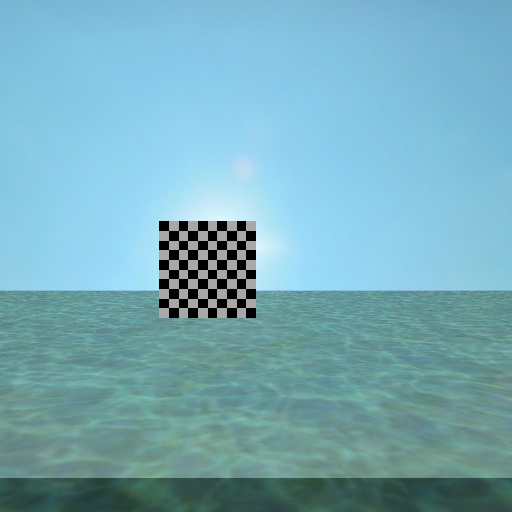
#> input picture utils/calib_images/image01.png, 512 x 512 px; its folder holds 4 pictures in this run; the run also reads 1 picture not shown here
$ python camera_calib.py
#> lines starting #> are read from the running program, lines starting #| are printed output that depends on the picture; after the words box and inside, x2 and y2 are one past the last pixel; in counts of white or black regions, pixels touching at a corner belong together
import numpy as np
import cv2
import glob
import argparse

# termination criteria
criteria = (cv2.TERM_CRITERIA_EPS + cv2.TERM_CRITERIA_MAX_ITER, 30, 0.001)


n_rows = 9
n_cols = 9

# prepare object points, like (0,0,0), (1,0,0), (2,0,0) ....,(6,5,0)
objp = np.zeros((n_rows * n_cols,3), np.float32)
objp[:,:2] = np.mgrid[0:n_cols,0:n_rows].T.reshape(-1,2)


# Arrays to store object points and image points from all the images.
objpoints = [] # 3d point in real world space
imgpoints = [] # 2d points in image plane.
imgindex = [] # filenames with detectable boards

parser = argparse.ArgumentParser(description='Code for Thresholding Operations using inRange tutorial.')
parser.add_argument('--input', help='Path to input image.', default='./calib_images')
args = parser.parse_args()

images = glob.glob(args.input + '/*.png')

count = 0

for fname in images:
    img = cv2.imread(fname)
#> img is the input picture: shape (512, 512, 3); mean B, G, R 185.3, 172, 119.2
    gray = cv2.cvtColor(img,cv2.COLOR_BGR2GRAY)
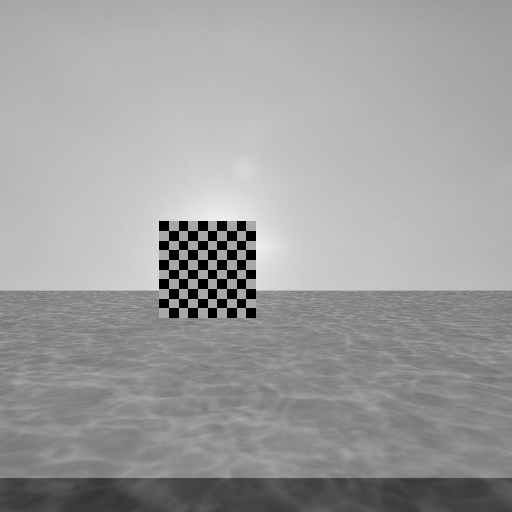
#> gray: shape (512, 512); min 0, max 241, mean 157.7

    # Find the chess board corners
    ret, corners = cv2.findChessboardCorners(gray, (n_rows , n_cols),None)
#> ret = False; corners = None

    # If found, add object points, image points (after refining them)
    if ret == True:
        objpoints.append(objp)

        cv2.cornerSubPix(gray,corners,(11,11),(-1,-1),criteria)
        imgpoints.append(corners)
        imgindex.append(fname)

        # Draw and display the corners
        cv2.drawChessboardCorners(img, (n_rows , n_cols), corners,ret)
        cv2.imshow('img',img)
        cv2.waitKey(500)
        count += 1
#> pass 2 of the loop `for fname in images:`:
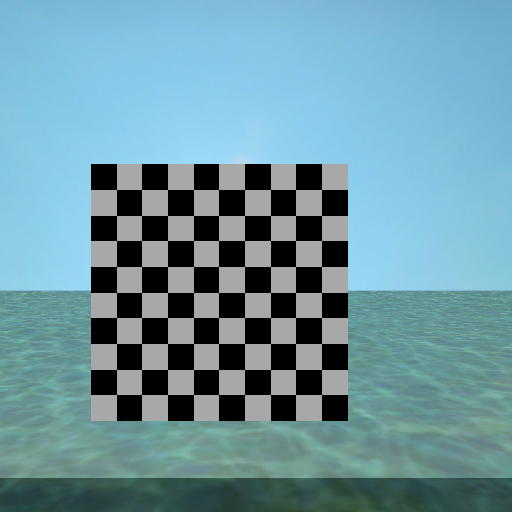
#> input picture utils/calib_images/image02.png, 512 x 512 px
#> img is the input picture: shape (512, 512, 3); mean B, G, R 161.3, 150.1, 109.1
#> `gray = cv2.cvtColor(img,cv2.COLOR_BGR2GRAY)`:
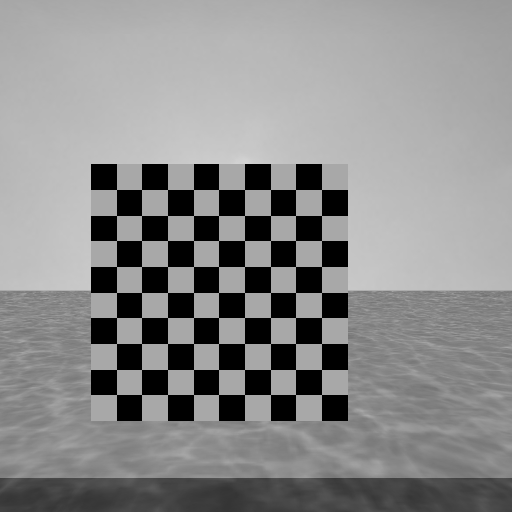
#> gray: shape (512, 512); min 0, max 211, mean 139.1
#> ret = True; corners = 81 rows, first 8: [116.5, 189.5], [141.5, 189.5], [167.5, 189.5], [193.5, 189.5], [218.5, 189.5], [244.5, 189.5], [270.5, 189.5], [295.5, 189.5]
#> `cv2.drawChessboardCorners(img, (n_rows , n_cols), corners,ret)`:
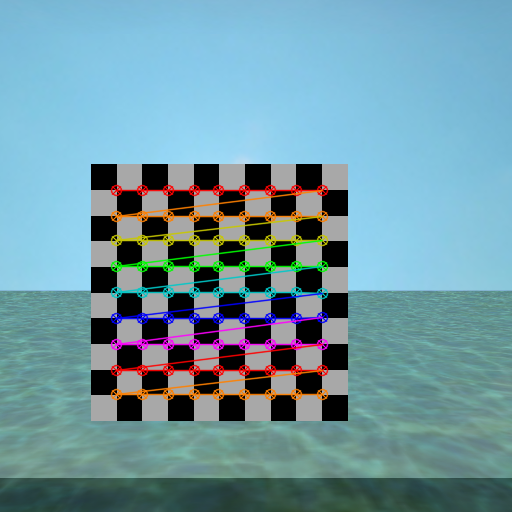
#> img: shape (512, 512, 3); 6.25% of pixels changed, all inside (x1, y1, x2, y2) = (110, 184, 329, 401)
#> pass 3 of the loop `for fname in images:`:
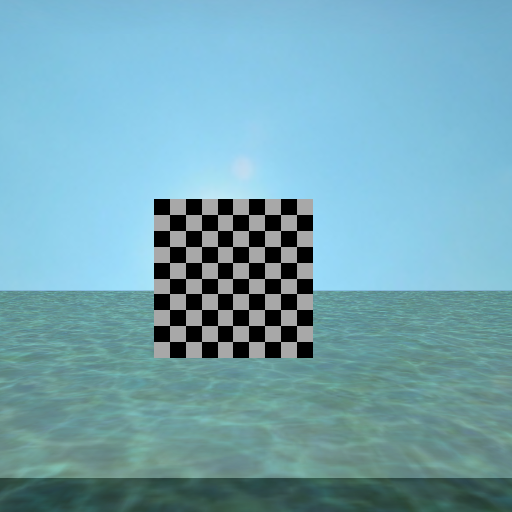
#> input picture utils/calib_images/image03.png, 512 x 512 px
#> img is the input picture: shape (512, 512, 3); mean B, G, R 178.3, 165.4, 115.8
#> `gray = cv2.cvtColor(img,cv2.COLOR_BGR2GRAY)`:
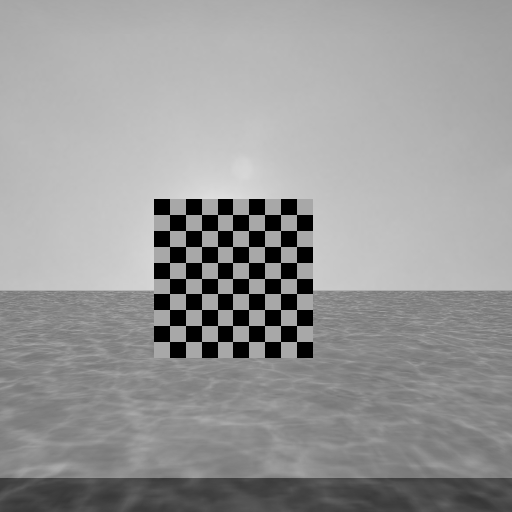
#> gray: shape (512, 512); min 0, max 222, mean 152
#> corners = 81 rows, first 8: [169.5, 214.5], [185.5, 214.5], [201.5, 214.5], [217.5, 214.5], [232.5, 214.5], [248.5, 214.5], [264.5, 214.5], [280.5, 214.5]
#> `cv2.drawChessboardCorners(img, (n_rows , n_cols), corners,ret)`:
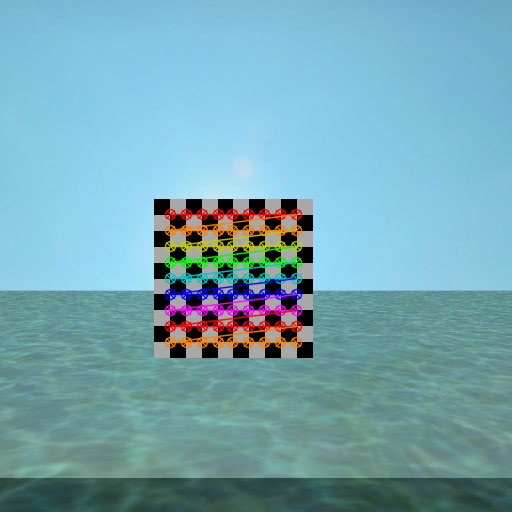
#> img: shape (512, 512, 3); 4.56% of pixels changed, all inside (x1, y1, x2, y2) = (164, 208, 303, 349)
#> the loop made 4 passes; the first 3 are shown

print("Num img: " + str(count))

cv2.destroyAllWindows()

print("Returned images: ", imgindex)
fname = imgindex[0]

img = cv2.imread(fname)
gray = cv2.cvtColor(img,cv2.COLOR_BGR2GRAY)
ret, mtx, dist, rvecs, tvecs = cv2.calibrateCamera(objpoints, imgpoints, gray.shape[::-1],None,None)

print("Return: ", ret)
print("Intrinsic Camera Matrix: ", mtx)
print("Distortion: ", dist)
print("Rotation: ", rvecs)
print("Translation: ", tvecs)

# rotation_matrix = np.zeros(shape=(3,3))
rvecs_l = np.array(rvecs)
rotation_matrix, eb = cv2.Rodrigues(rvecs_l[0])
print(rotation_matrix)


rotation_matrix, eb = cv2.Rodrigues(rvecs_l[1])
print(rotation_matrix)

rotation_matrix, eb = cv2.Rodrigues(rvecs_l[2])
print(rotation_matrix)

#> (the run stopped early here; a loop or call above may not have finished)
